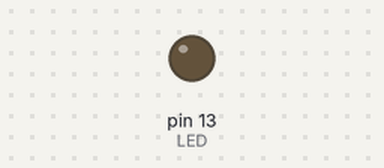
A sketch run on a simulated Arduino Mega 2560, built with avr-gcc and run on an emulated ATmega2560. On the bench: output pins drawn as LEDs (lit = HIGH). Dashed ring = blinking. MIDI output is not drawn.

Above: at 1.0 s.
At 2.5 s:
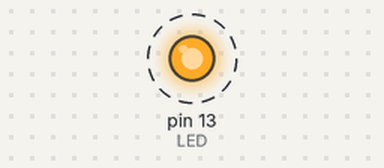
Timing chart, 0 to 4.6 s (numbered marks = the images above):
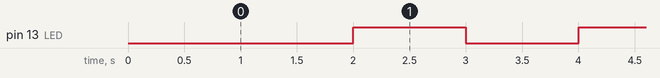

The sketch:

MIDI_tonePlay.ino
```cpp
#include <MIDI.h>
#include <Time.h>
#include <TimeAlarms.h>

#define LED 13

MIDI_CREATE_INSTANCE(HardwareSerial, Serial1, MIDI);

void setup()
{
  pinMode(LED, OUTPUT);

  MIDI.begin(MIDI_CHANNEL_OMNI);

  Alarm.timerRepeat(2, sendNoteOn);

  digitalWrite(LED, LOW);
}

void sendNoteOn()
{
  digitalWrite(LED, HIGH);

  MIDI.sendNoteOn(60, 127, 1);

  Alarm.timerOnce(1, sendNoteOff);
}

void sendNoteOff()
{
  digitalWrite(LED, LOW);

  MIDI.sendNoteOff(60, 0, 1);
}

void loop()
{
  MIDI.read();
  Alarm.delay(0);
}
```

Measured:
- by itself, pin 13 (LED): alternates HIGH for 1.0 s and LOW for 1.0 s
